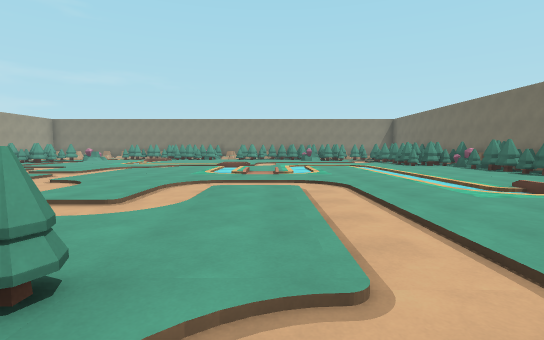
View 1 (above)

23 first-person views from a walk through a Godot game level. The camera is 1.5 m above the floor, tilts 4° down and sees 85° across. The floor is counted in squares, 2.62 m on a side. Each view is taken from the middle of a square. On the plan, view 1 faces up. The plan holds only what a view shows up to about 9 squares ahead; the rest is blank. Surface patterns are stand-ins for the level's own textures.

View 2
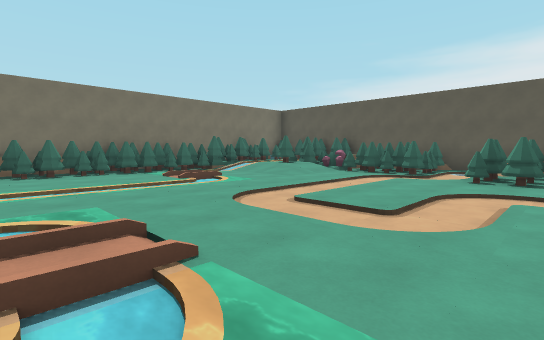

View 3
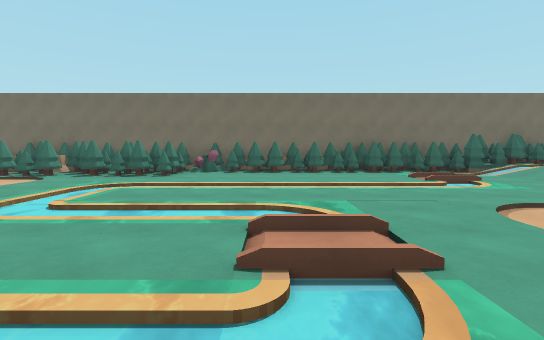

View 4
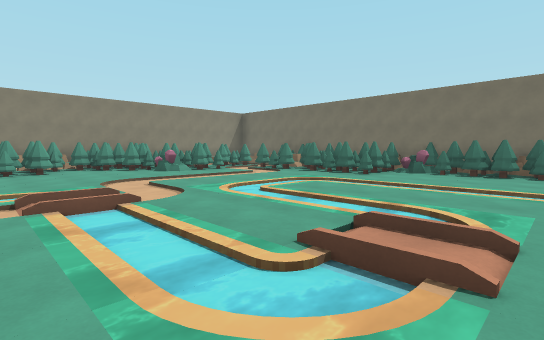

View 5
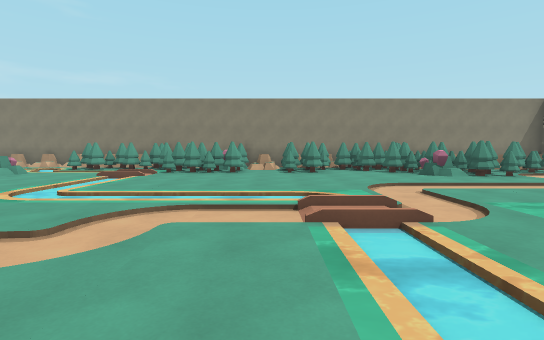

View 6
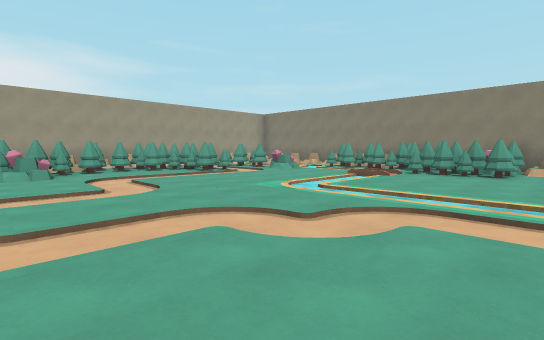

View 7
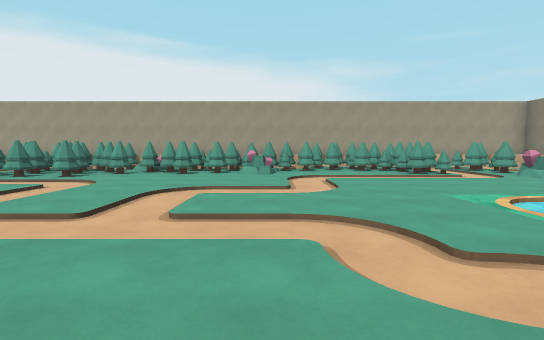

View 8
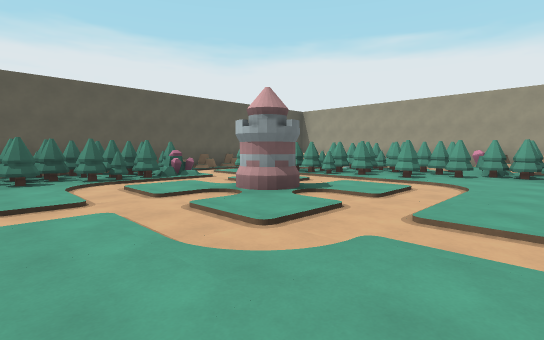

View 9
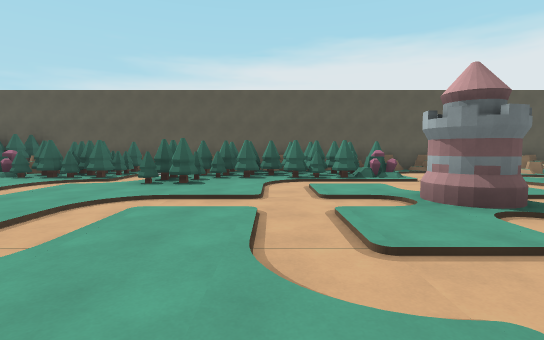

View 10
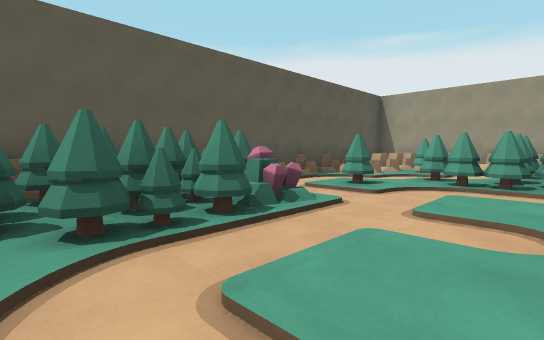

View 11
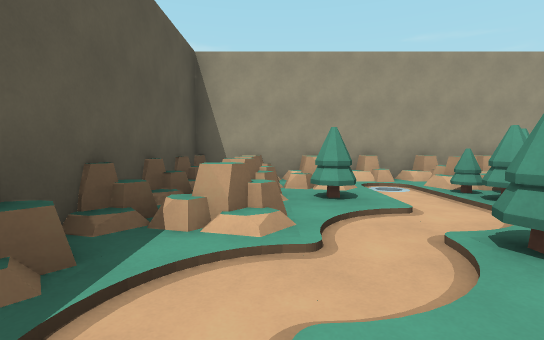

View 12
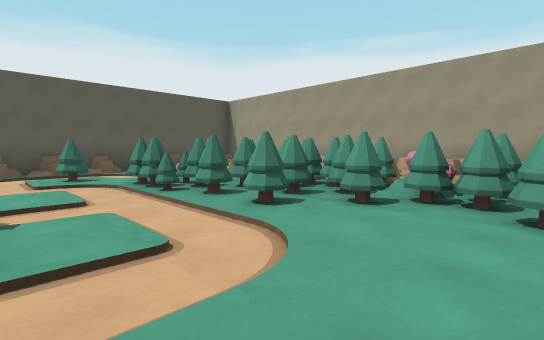

View 13
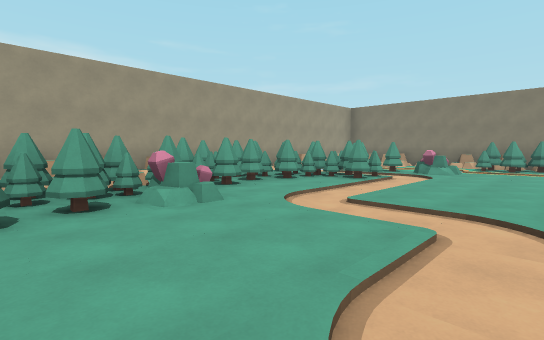

View 14
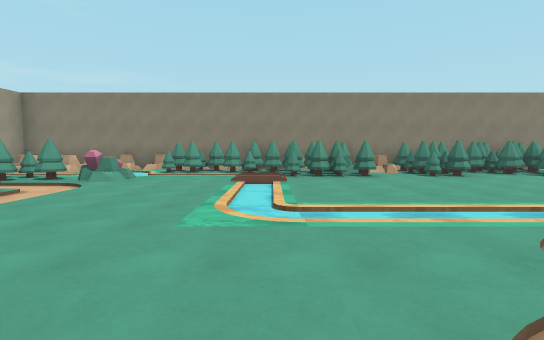

View 15
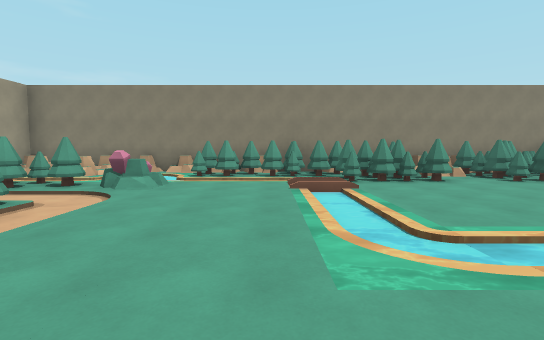

View 16
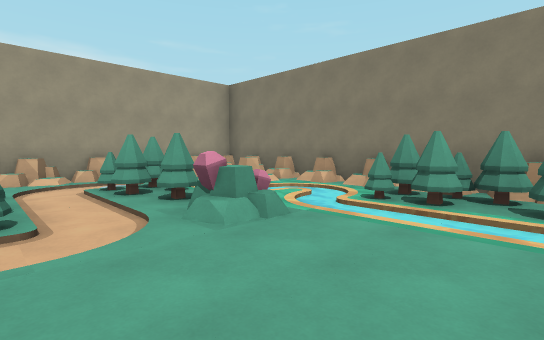

View 17
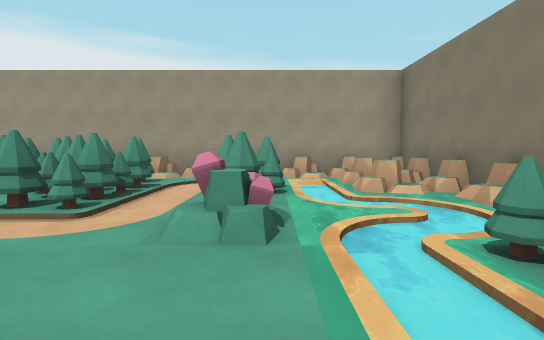

View 18
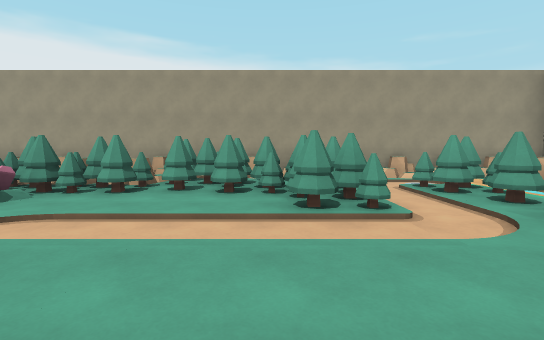

View 19
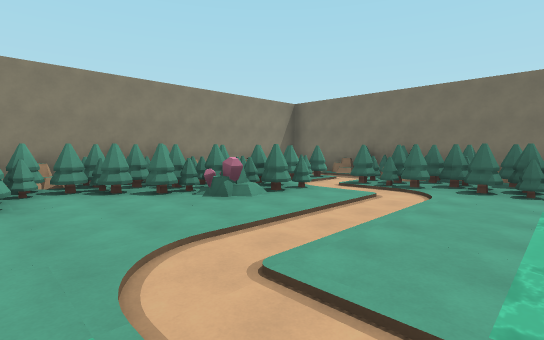

View 20
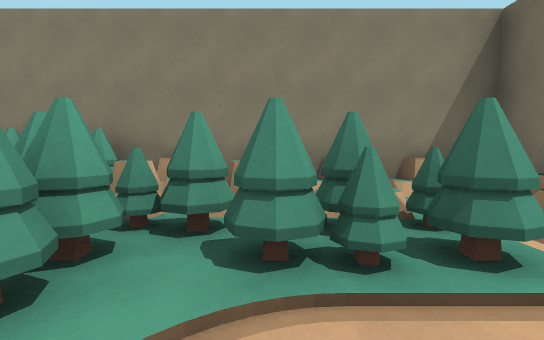

View 21
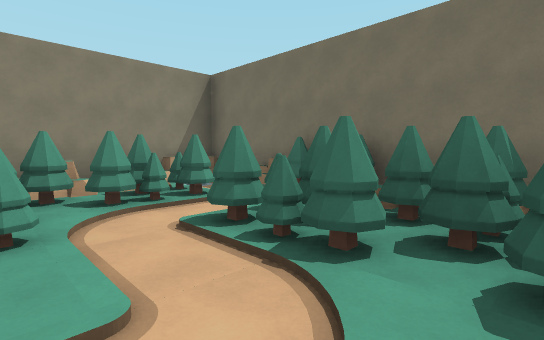

View 22
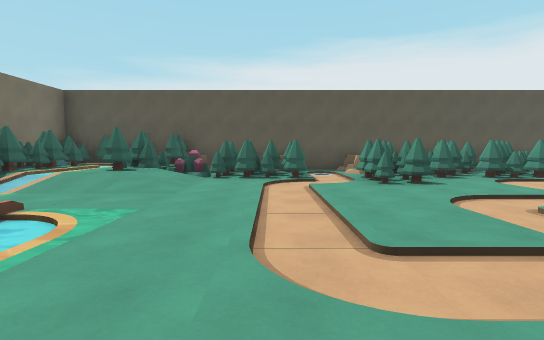

View 23
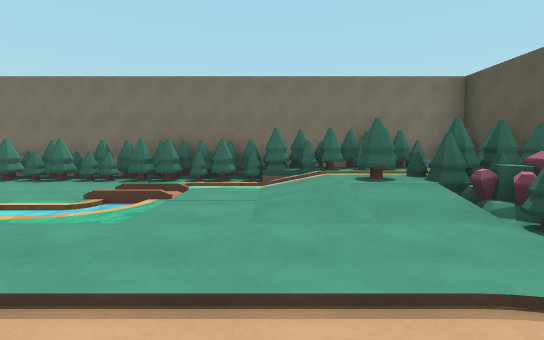

### Floor plan
Key: @ floor where view 1 was taken; # wall or solid block; x gap in a wall; . main floor; : floor 0.25 m higher than the main floor; - floor 0.25 m lower than the main floor; ≈ water the walk keeps out of; C crystal; T tree; R rock; W tower; O other object.
Columns run from 12 left of view 1 to 7 right of it. Each row starts with its distance up from view 1.
 17 ORRRRRR#O#OOR##R ORO
 16 RRR≈##T#TCR####RRR R
 15 R≈≈≈≈#T###.#.T##T#-R
 14 R≈xTC..##.#...C##--#
 13 R---...≈........-#R#
 12 RT##-..≈....-----T#O
 11 OT#.-..≈≈≈≈≈-....#TO
 10 O#T.-....--:-≈≈≈.##O
  9 RR#.--..--.≈.≈.≈#.CT
  8  O#C..-.-..≈.≈.≈..#O
  7 OO#T..---..≈.≈.≈..#R
  6  O#T....-......≈..#O
  5 ORCT.----..--..≈..##
  4 RRTTT-.-.-.-.-.≈..##
  3 RO#TT-.W----.-...≈##
  2 RR#T#-...-...-...-##
  1 R#-.T-----.#--.:T:##
  0 ORT-.T-C#T#T@##CT≈##
 -1 ORRR---#T##R-##OT≈##
 -2 ORRRRRROOR#O####T##

Where each view was taken, in squares from view 1:
view 1: 0 up, 0 right, facing up
view 2: 7 up, 2 left, facing down-right
view 3: 7 up, 2 left, facing right
view 4: 6 up, 2 left, facing up-right
view 5: 7 up, 2 left, facing up
view 6: 7 up, 2 left, facing up-left
view 7: 8 up, 2 left, facing left
view 8: 6 up, 2 left, facing down-left
view 9: 6 up, 3 left, facing down
view 10: 2 up, 3 left, facing down-left
view 11: 1 down, 7 left, facing left
view 12: 6 up, 6 left, facing down-left
view 13: 6 up, 6 left, facing up-left
view 14: 8 up, 5 left, facing up
view 15: 9 up, 6 left, facing up
view 16: 12 up, 6 left, facing up-left
view 17: 14 up, 6 left, facing left
view 18: 11 up, 6 left, facing left
view 19: 10 up, 1 left, facing up-right
view 20: 13 up, 4 right, facing up
view 21: 11 up, 3 right, facing up-right
view 22: 6 up, 1 right, facing down
view 23: 2 up, 0 right, facing right
